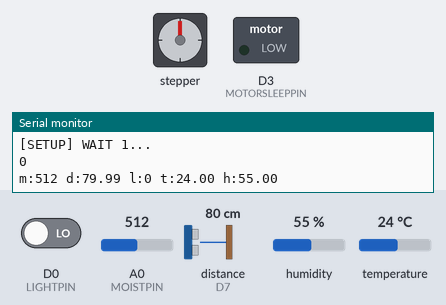
A sketch run on a simulated ESP8266 (NodeMCU). Shown: stepper motor, switched loads named in the sketch (green lamp = pin HIGH), the last lines printed to the serial monitor. Wiring (inferred from the names in the program): ultrasonic range finder: trigger D8; echo D7; stepper motor driver (800 steps per turn assumed): step D1; direction D2. Inputs (shaded band) come from the test bench; at power-on: A0 (MOISTPIN) = 512, distance to the obstacle (sensor on D7) 80 cm, D0 (LIGHTPIN) LOW, humidity 55 %, temperature 24 °C. The echo pulse lasts 58.3 µs per cm; WiFi joins after 1.5 s; servers stay silent unless stated; pins used as bus, display or sensor lines are not drawn.

Above: at 6.7 s.
6.8 s: A0 (MOISTPIN) set to 52
20.8 s: A0 (MOISTPIN) set to 45
26.4 s: distance to the obstacle (sensor on D7) set to 2 cm
At 35.55 s:
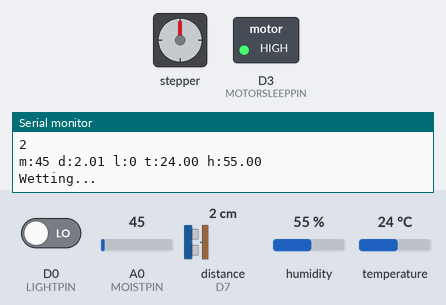
At 37.1 s:
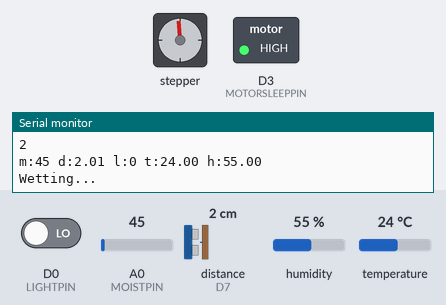
Timing chart, 0 to 43.2 s (numbered marks = the images above; inputs shaded):
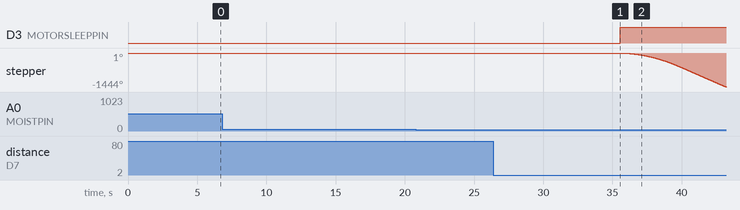

The sketch:

arduino_programma.ino
```cpp
// (licence header left out)
/* INCLUDES */
//WiFi
#include <Arduino.h>
#include <ESP8266WiFi.h>
#include <ESP8266WiFiMulti.h>
#include <ESP8266HTTPClient.h>
#include <WiFiClientSecureBearSSL.h>
//Other
#include "DHTesp.h"
#include "ArduinoJson.h"

/* DEFINES */
//Stepper
#define STEPPIN D1
#define DIRPIN D2
#define MOTORSLEEPPIN D3
#define LEFT HIGH
#define RIGHT LOW
//Moist sensor
#define MOISTPIN A0
//Light sensor
#define LIGHTPIN D0
//Humidity and temperature
#define DHT11DATAPIN D5
#define DHT11ENABLEPIN D6
//Sonar
#define SONARTRIGPIN D8
#define SONARDATAPIN D7
//Wifi
#define JSONMSGLEN 350

/* FUNCTION PROTOTYPES */
int getMoistureLevel();
bool isDark();
float getTemperature();
float getHumidity();
float getDistance();
void doSteps(int);
bool doStep();
void setSpeed(unsigned int, unsigned long *, unsigned int *);
void rampUp(unsigned int);
void rotateLeft();
void rotateRight();
void disablePump();
void enablePump();
void doGiveWater();
void wifisetup();
void sendToSite(char *);
void getStatisticsJSON(char *,unsigned int);

/* GLOBAL VARIABLES */
DHTesp dht;
const unsigned int uiStepsPerRevolution = 800; // Is set on the driver chip.
int iStepCount = 0;
unsigned int uiDesiredSpeedRpm; //rpm
unsigned int uiSpeedRpm; //rpm
unsigned long ulDesiredStepDelay = 0;
unsigned long ulStepDelay = 0;
unsigned long ulLastStepTime = 0;
unsigned long ulLastRampTime = 0;
//Wifi
// Fingerprint for demo URL, expires on June 2, 2019, needs to be updated well before this date
const uint8_t fingerprint[20] = {0xD1, 0x45, 0x7D, 0x49, 0x7B, 0x99, 0xF6, 0x4C, 0x14, 0xFE, 0x97, 0x2F, 0xC0, 0x9A, 0xA1, 0xA3, 0xDC, 0x77, 0x01, 0x8C};
ESP8266WiFiMulti WiFiMulti;
unsigned int counter;

/* INIT */
void setup() {
  //Zet IO richtingen.
  pinMode(STEPPIN, OUTPUT);
  pinMode(DIRPIN, OUTPUT);
  pinMode(MOTORSLEEPPIN, OUTPUT);
  pinMode(MOISTPIN, INPUT);
  pinMode(LIGHTPIN, INPUT);
  pinMode(DHT11DATAPIN, INPUT);
  pinMode(DHT11ENABLEPIN, OUTPUT);
  pinMode(SONARTRIGPIN, OUTPUT);
  pinMode(SONARDATAPIN, INPUT);

  //Init de dht temperatuur sensor.
  dht.setup(DHT11DATAPIN, DHTesp::DHT11);

  Serial.begin(115200);
  Serial.println();
  Serial.println();
  Serial.println();

  for (uint8_t t = 4; t > 0; t--) {
    Serial.printf("[SETUP] WAIT %d...\n", t);
    Serial.flush();
    delay(1000);
  }

  wifisetup();

  // wait for WiFi connection
  if ((WiFiMulti.run() != WL_CONNECTED)) {
    Serial.print(".");
  }
  Serial.println();

}

/* MAIN */
void loop() {
  char jsonmsg[JSONMSGLEN];

  // Send statistics after x minutes.
  Serial.println(counter);
  if(counter >= 40){
    counter = 0;

    Serial.println("start");
    //Get the JSON.
    getStatisticsJSON(jsonmsg, JSONMSGLEN);
    Serial.println(jsonmsg);

    //Send them.
    sendToSite(jsonmsg);
  }

  Serial.println((String) "m:" + getMoistureLevel() + " d:" + getDistance() + " l:" + isDark() + " t:" + getTemperature() + " h:" + getHumidity());

  //Check if the soil is dry.
  if(getMoistureLevel() < 50){
    Serial.println("Wetting...");
    //Yes it is dry, give some water.
    doGiveWater();
  }
  //Wait some time to let the water flow.
  delay(15000);
  counter++;
}

/* Do connect to the WiFi.
 */
void wifisetup(){
  WiFi.mode(WIFI_STA);
  WiFiMulti.addAP("KLAVER", "WIFIKLAVER1713");
}

void sendToSite(char * msg){

    std::unique_ptr<BearSSL::WiFiClientSecure>client(new BearSSL::WiFiClientSecure);

    client->setFingerprint(fingerprint);

    HTTPClient https;

    Serial.print("[HTTPS] begin...\n");
    if (https.begin(*client, "https://kas.itpweb.nl/measurement/create.php")) {  // HTTPS
      https.addHeader("Content-Type", "application/json");

      Serial.print("[HTTPS] GET...\n");
      // start connection and send HTTP header
      //int httpCode = https.POST("{\"apikey\":\"XSYUqxMRRMaJ5TeskMUKdxwmzATWaeJLpMVya59YLehF2gUw\",\"measurement\":{\"temperature\":19,\"moisture\":25,\"humidity\":23,\"light\":1,\"distance\":10}}");
      int httpCode = https.POST(msg);

      // httpCode will be negative on error
      if (httpCode > 0) {
        // HTTP header has been send and Server response header has been handled
        Serial.printf("[HTTPS] GET... code: %d\n", httpCode);

        // file found at server
        if (httpCode == HTTP_CODE_OK || httpCode == HTTP_CODE_MOVED_PERMANENTLY) {
          String payload = https.getString();
          Serial.println(payload);
        }
      } else {
        Serial.printf("[HTTPS] GET... failed, error: %s\n", https.errorToString(httpCode).c_str());
      }

      https.end();
    } else {
      Serial.printf("[HTTPS] Unable to connect\n");
    }
}


/* Send statistics to the server.
 */
void getStatisticsJSON(char * result, unsigned int len){
  DynamicJsonBuffer JSONbuffer;
  JsonObject& root = JSONbuffer.createObject();
  root["apikey"] = "XSYUqxMRRMaJ5TeskMUKdxwmzATWaeJLpMVya59YLehF2gUw";

  JsonObject& measurement = root.createNestedObject("measurement");
  measurement["temperature"] = getTemperature();
  measurement["moisture"] = getMoistureLevel();
  measurement["humidity"] = getHumidity();
  measurement["light"] = isDark();
  measurement["distance"] = getDistance();
  measurement["water"] = 0;

  //To string.
  root.prettyPrintTo(result, len);
}

/* getMoistureLevel
 * returns: The measured conductivity between the two plates (dimensionless).
 */
int getMoistureLevel(){
  return analogRead(MOISTPIN);
}

/* isDark
 * returns: 1 if dark or 0 if light. Set the threshold using the potentiometer.
 */
bool isDark(){
  return digitalRead(LIGHTPIN);
}

/* Read the temperature using the library.
 * returns: temperature as float in Celsius.
 */
float getTemperature(){
  float result = 0;
  //Zet de sensor aan.
  enableDHT();
  //Lees de waarde uit.
  result = dht.getTemperature();
  //Zet de sensor uit.
  disableDHT();
  return result;
}

/* Read the humidity using the library.
 * returns: humidity in percentage (relative humidity).
 */
float getHumidity(){
  float result = 0;
  //Zet de sensor aan.
  enableDHT();
  //Lees de waarde uit.
  result = dht.getHumidity();
  //Zet de sensor uit.
  disableDHT();
  return result;
}

/* Enable the humidity/temperature sensor.
 */
void enableDHT(){
  digitalWrite(DHT11ENABLEPIN, HIGH);
}

/* Disable the humidity/temperature sensor.
 */
void disableDHT(){
  digitalWrite(DHT11ENABLEPIN, LOW);
}

/* getDistance
 * returns: Distance in centimeter as float.
 */
float getDistance(){
  float duration = 0;
  float distance = 0;

  //Set the trigger to low and then trigger an 8 cycle burst (10 ms).
  digitalWrite(SONARTRIGPIN, LOW);
  delayMicroseconds(2);
  digitalWrite(SONARTRIGPIN, HIGH);
  delayMicroseconds(10);
  digitalWrite(SONARTRIGPIN, LOW);

  //Count the number of incoming pulses.
  duration = pulseIn(SONARDATAPIN, HIGH);

  //Convert time to distance using speed of sound in air.
  //Divide by 2 because the sound travels to the object and back.
  distance = (duration*.0343)/2;

  return distance;
}

void doGiveWater(){
  setSpeed(45, &ulDesiredStepDelay, &uiDesiredSpeedRpm);
  enablePump();
  doSteps(8000);
  disablePump();
}

/* Do multiple steps.
 * This is a blocking function untill all steps are done.
 */
void doSteps(int steps){
  //Input check.
  if(steps == 0)
  {
    return;
  }

  unsigned int stepsToDo = abs(steps);

  //Determine direction.
  if(steps < 0) {
    rotateLeft();
  } else {
    rotateRight();
  }

  //Set start speed
  setSpeed(1, &ulStepDelay, &uiSpeedRpm);

  //Do steps.
  while(stepsToDo > 0){
    rampUp(uiDesiredSpeedRpm);

    if(doStep()){
      stepsToDo--;
      //Update current position.
      if(steps < 0) {
        iStepCount--;
      } else {
        iStepCount++;
      }
    }
    yield();
  }
}

/* Do one step.
 */
bool doStep(){
  unsigned long now = micros();
  if (now - ulLastStepTime >= ulStepDelay)
  {
    ulLastStepTime = now;
    digitalWrite(STEPPIN, HIGH);
    delayMicroseconds(1);
    digitalWrite(STEPPIN, LOW);
    delayMicroseconds(1);

    return true;
  }
  return false;
}

/* Set the speed setpoint.
 */
void setSpeed(unsigned int desiredspeed, unsigned long * myDelay, unsigned int * mySpeed){
  if(desiredspeed > 0 && desiredspeed <= 360){
    *mySpeed = desiredspeed;
    *myDelay = 60L * 1000L * 1000L / uiStepsPerRevolution / desiredspeed;
  }
}

/* Gradually increase motor speed to deliver more torque during power on.
 */
void rampUp(unsigned int speed_desired){
  unsigned long now = micros();
  unsigned int speed_rpm;

  speed_rpm = uiSpeedRpm;

  if(now - ulLastRampTime >= 100000){
    ulLastRampTime = now;
    if(speed_rpm < speed_desired){
      speed_rpm++;
    }else{
      speed_rpm = speed_desired;
    }
  }
  setSpeed(speed_rpm, &ulStepDelay, &uiSpeedRpm);
}

/* Set pump direction to counter clockwise.
 */
void rotateLeft(){
  digitalWrite(DIRPIN,LEFT);
  delayMicroseconds(1);
}

/* Set pump direction to clockwise.
 */
void rotateRight() {
  digitalWrite(DIRPIN,RIGHT);
  delayMicroseconds(1);
}

/* Disable the magnetic field of the motor.
 * The motor will not provide any force anymore.
 */
void disablePump(){
  digitalWrite(MOTORSLEEPPIN, LOW);
  delay(2);
}

/* Enable the magnetic field of the motor.
 * The motor delivers a continuous force on the shaft.
 */
void enablePump(){
  digitalWrite(MOTORSLEEPPIN, HIGH);
  delay(2);
}
```

Measured:
- after the input at 20.8 s, every drawn part: stays the same
